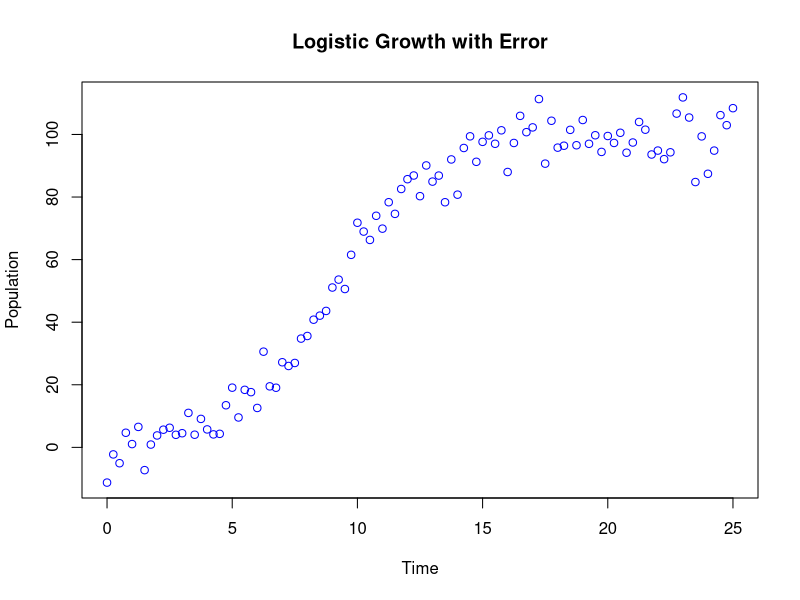

The R script that drew this image:
## ---- chunk 1
# Parameters
time <- seq(0, 25, 0.25)
r <- 0.5
K <- 100
error <- 5
y0 <- 1

# Logistic growth function with error
logistic <- function(t, r, K, y0, error) {
  growth <- K / (1 + ((K - y0) / y0) * exp(-r * t))
  return(growth + rnorm(1, mean = 0, sd = error))  # Add random error
}

# Apply the logistic function over the time vector
y <- sapply(time, logistic, r = r, K = K, y0 = y0, error = error)

# Plot the result
plot(time, y, col = "blue", xlab = "Time", ylab = "Population", main = "Logistic Growth with Error")
